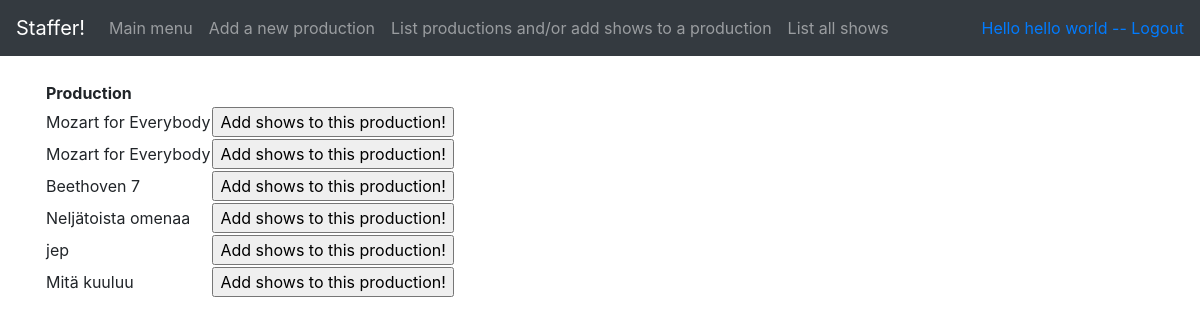
Page /productions/ (signed in) on the earlier database version.
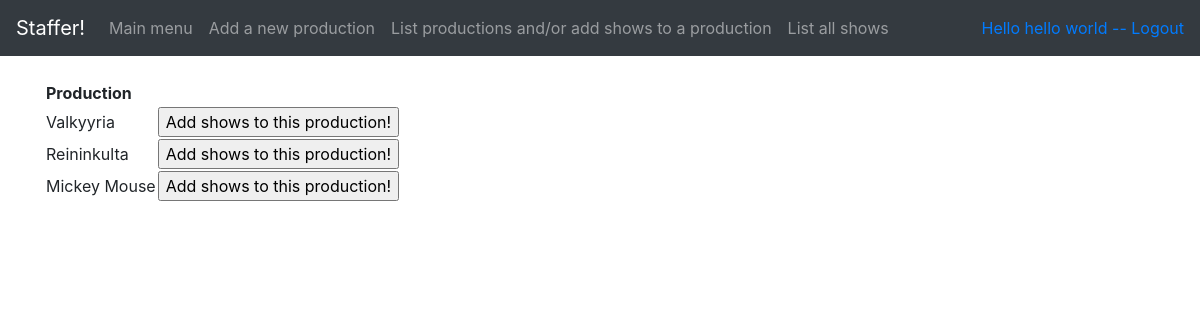
Same page on the later database version.
### application/auth/models.py (models this page shows, shortened)
class User(db.Model):
    __tablename__ = "account"
    id = db.Column(db.Integer, primary_key=True)
    date_created = db.Column(db.DateTime, default=db.func.current_timestamp())
    date_modified = db.Column(db.DateTime, default=db.func.current_timestamp(),
                              onupdate=db.func.current_timestamp())
    name = db.Column(db.String(144), nullable=False)
    username = db.Column(db.String(144), nullable=False)
    password = db.Column(db.String(144), nullable=False)

### application/productions/models.py (models this page shows, shortened)
class Production(db.Model):
    __tablename__ = "production"
    id = db.Column(db.Integer, primary_key=True)
    date_modified = db.Column(db.DateTime, default=db.func.current_timestamp(),
    onupdate=db.func.current_timestamp())
    name = db.Column(db.String(144), nullable=False)
    shows = db.relationship("Show", backref='production', lazy=True)

### application/productions/views.py (the view)
@app.route("/productions/", methods=["GET"])
@login_required
def productions_index():
    return render_template("productions/list.html", productions = Production.query.all())

### application/__init__.py (called while the page is built)
@login_manager.user_loader
def load_user(user_id):
    return User.query.get(user_id)

### application/templates/productions/list.html
{% extends "layout.html" %}
{% block body %}
  <table>
    <tr>
      <th>Production</th>
      <th></th>
    </tr>
    {% for production in productions %}
    <tr>
      <td>{{ production.name }}</td>
      <td>
        <form method="GET" action="{{ url_for('add_shows_to_production', production_id=production.id) }}">
          <input type="submit" value="Add shows to this production!"/>
        </form>
      </td>
    </tr>
    {% endfor %}
  </table>
{% endblock %}

### application/templates/layout.html (shortened to what this page needs)
<!DOCTYPE html>
<html>
  <head>
    <link rel="stylesheet" href="https://maxcdn.bootstrapcdn.com/bootstrap/4.0.0/css/bootstrap.min.css">
  </head>
  <body>
    <nav class="navbar navbar-expand-md navbar-dark bg-dark mb-4">
      <a class="navbar-brand" href="#">Staffer!</a>
      <div class="collapse navbar-collapse" id="navbarCollapse">
              <ul class="navbar-nav mr-auto">
        {% if current_user.is_authenticated %}
        <li class="nav-item">
          <a class="nav-link" href="{{ url_for('index') }} ">Main menu</a>
        </li>
        <li class="nav-item">
          <a class="nav-link" href="{{ url_for('productions_form') }}">Add a new production</a>
        </li>
        <li class="nav-item">
          <a class="nav-link" href="{{ url_for('productions_index') }}">List productions and/or add shows to a production</a>
        </li>
        <li class="nav-item">
          <a class="nav-link" href="{{ url_for('shows_index') }}">List all shows</a>
        </li>
        {% endif %}
        </ul>
        <div class="form-inline mt-2 mt-md-0">
          {% if current_user.is_authenticated %}
          <a href="{{ url_for('auth_logout') }}">Hello {{ current_user.name }} -- Logout</a>
          {% else %}
          <a href="{{ url_for('auth_login') }}">Login</a>
          {% endif %}
          </div>
        </div>
      </nav>
  <main role="main" class="container">
    {% block body %}{% endblock %}
  </main>
  </body>
</html>

Differences in the rows shown:
removed Production: name "Mozart for Everybody"
removed Production: name "Mozart for Everybody"
removed Production: name "Beethoven 7"
removed Production: name "Neljätoista omenaa"
removed Production: name "jep"
removed Production: name "Mitä kuuluu"
added Production: name "Valkyyria"
added Production: name "Reininkulta"
added Production: name "Mickey Mouse"
